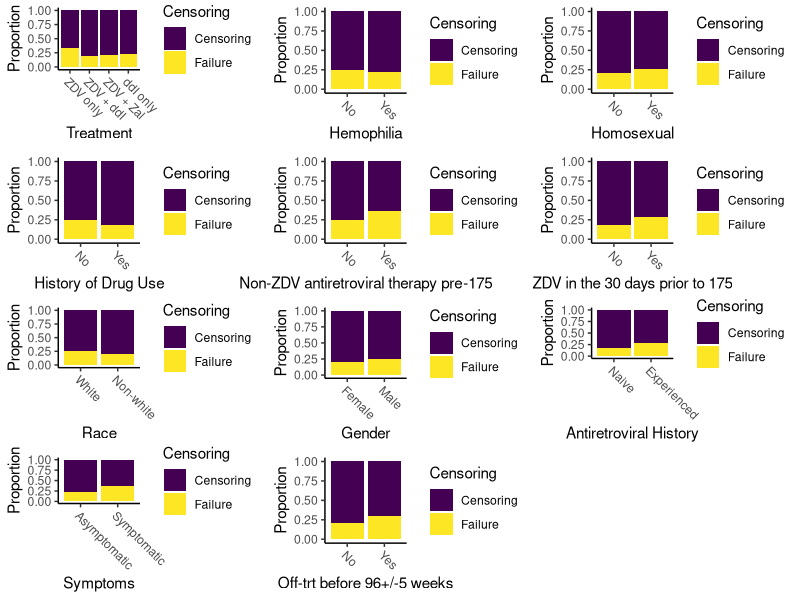

R code for this plot:
## ---- chunk 1
library(tidyverse)
library(knitr)
library(viridis)
knitr::opts_chunk$set(echo = FALSE, message = FALSE)
## ---- chunk 2
aids_df <- read_csv("data/aids.csv") %>%
  mutate(
    cid = factor(cid),
    trt = factor(trt, levels = 0:3, labels = c("ZDV only", "ZDV + ddI", "ZDV + Zal", "ddI only")),
    hemo = factor(hemo, levels = 0:1, labels = c("No", "Yes")),
    homo = factor(homo, levels = 0:1, labels = c("No", "Yes")),
    drugs = factor(drugs, levels = 0:1, labels = c("No", "Yes")),
    oprior = factor(oprior, levels = 0:1, labels = c("No", "Yes")),
    z30 = factor(z30, levels = 0:1, labels = c("No", "Yes")),
    zprior = factor(zprior, levels = 0:1, labels = c("No", "Yes")),
    race = factor(race, levels = 0:1, labels = c("White", "Non-white")),
    gender = factor(gender, levels = 0:1, labels = c("Female", "Male")),
    str2 = factor(str2, levels = 0:1, labels = c("Naive", "Experienced")),
    strat = factor(strat, levels = 1:3, labels = c("Antiretroviral Naive", "> 1 but <= 52 weeks of prior antiretroviral therapy", "> 52 weeks")),
    symptom = factor(symptom, levels = 0:1, labels = c("Asymptomatic", "Symptomatic")),
    treat = factor(treat, levels = 0:1, labels = c("ZDV only", "Others")),
    offtrt = factor(offtrt, levels = 0:1, labels = c("No", "Yes"))
  )
## ---- chunk 3
comp_bar <- function(x, xlab) {
  ggplot(data = aids_df, mapping = aes(x = .data[[x]], fill = cid)) +
    geom_bar(position = "fill") +
    scale_fill_viridis_d(labels = c("Censoring", "Failure")) +
    scale_x_discrete(guide = guide_axis(angle = -45)) +
    labs(x = xlab, y = "Proportion", fill = "Censoring") +
    theme_classic()
}
vars_to_plot = c("trt", "hemo", "homo", "drugs", "oprior", "z30", 
                 "race", "gender", "str2", "symptom", "offtrt")
labels_to_plot <- c("Treatment", "Hemophilia", "Homosexual", 
                    "History of Drug Use", 
                    "Non-ZDV antiretroviral therapy pre-175", 
                    "ZDV in the 30 days prior to 175", "Race",
                    "Gender", "Antiretroviral History", "Symptoms", 
                    "Off-trt before 96+/-5 weeks")
plots <- map2(vars_to_plot, labels_to_plot, comp_bar)
do.call(gridExtra::grid.arrange, plots)
